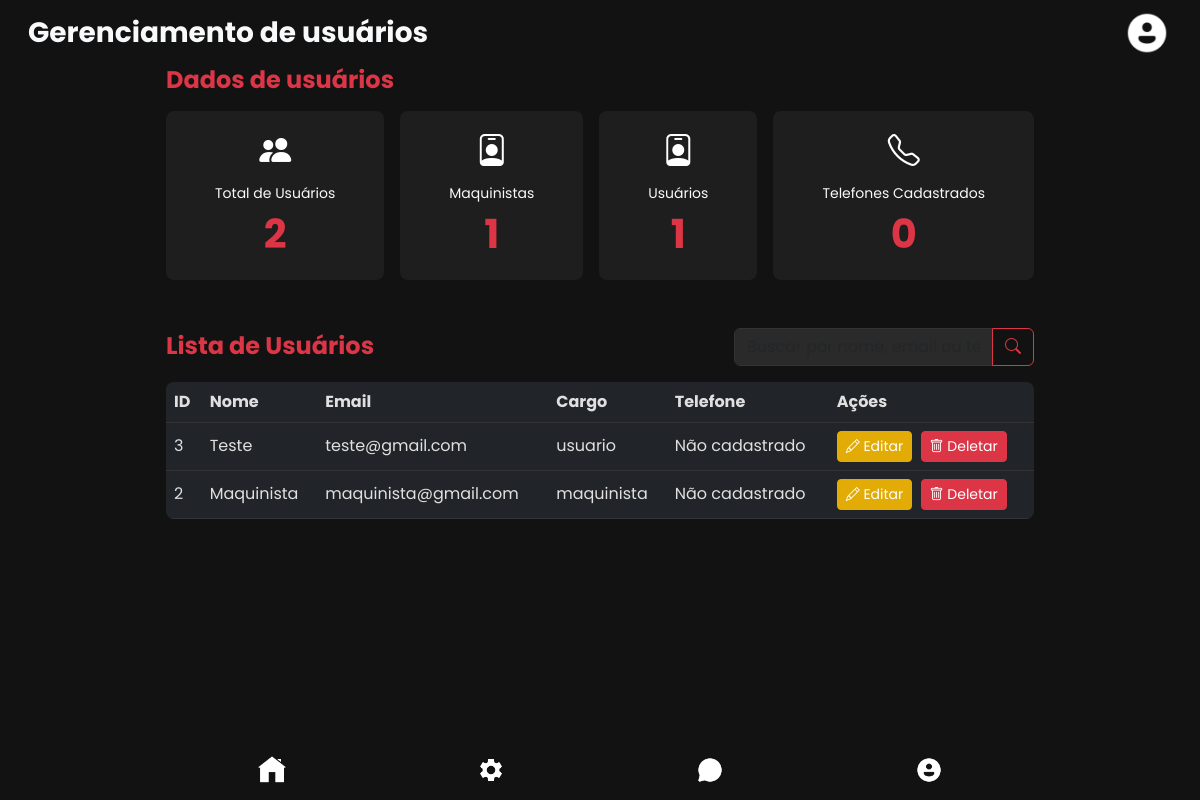
Screenshot of /public/adm/usuarios.php (signed in) with the database file from the repository.
### tables this page shows
CREATE TABLE usuarios (
    id INT AUTO_INCREMENT PRIMARY KEY,
    nome VARCHAR(100) NOT NULL,
    email VARCHAR(100) NOT NULL,
    telefone VARCHAR(15),
    senha VARCHAR(255) NOT NULL,
    cargo ENUM('usuario', 'administrador', 'maquinista') NOT NULL DEFAULT 'usuario',
    foto VARCHAR(255) DEFAULT '../assets/img/perfil.png' NOT NULL
);

### public/adm/usuarios.php (the view, shortened to what this page needs)
<?php
require "../../config/bd.php";
$admin_id = $_SESSION['id'] ?? 0;
$stmt_total = $conn->prepare("SELECT COUNT(*) as total FROM usuarios WHERE id != ?");
$stmt_total->bind_param("i", $admin_id);
$stmt_total->execute();
$total_usuarios = $stmt_total->get_result()->fetch_assoc()['total'];
$stmt_maquinistas = $conn->prepare("SELECT COUNT(*) as total FROM usuarios WHERE cargo = 'Maquinista' AND id != ?");
$stmt_maquinistas->bind_param("i", $admin_id);
$stmt_maquinistas->execute();
$maquinistas = $stmt_maquinistas->get_result()->fetch_assoc()['total'];
$outros_usuarios = $total_usuarios - $maquinistas;
$stmt_telefones = $conn->prepare("SELECT COUNT(*) as total FROM usuarios WHERE telefone IS NOT NULL AND telefone != '' AND id != ?");
$stmt_telefones->bind_param("i", $admin_id);
$stmt_telefones->execute();
$telefones_cadastrados = $stmt_telefones->get_result()->fetch_assoc()['total'];
$busca = $_GET['busca'] ?? '';
$where_clause = "WHERE u.id != ? AND (u.nome LIKE ? OR u.email LIKE ? OR u.telefone LIKE ?)";
$params = [$admin_id, "%$busca%", "%$busca%", "%$busca%"];
$types = "isss";
$stmt_usuarios = $conn->prepare("SELECT u.id, u.nome, u.email, u.telefone, u.cargo
                                     FROM usuarios u $where_clause
                                     ORDER BY u.id DESC
                                     LIMIT 20");
$stmt_usuarios->bind_param($types, ...$params);
$stmt_usuarios->execute();
$usuarios = $stmt_usuarios->get_result()->fetch_all(MYSQLI_ASSOC);
?>
<!DOCTYPE html>
<html lang="pt-BR">
<head>
    <link href="https://cdn.jsdelivr.net/npm/bootstrap@5.3.0/dist/css/bootstrap.min.css" rel="stylesheet" />
    <link rel="stylesheet" href="https://cdn.jsdelivr.net/npm/bootstrap-icons@1.11.0/font/bootstrap-icons.css">
</head>
<body>
    <header class="bg-transparent">
        <nav class="navbar navbar-expand-lg navbar-dark bg-transparent px-3 py-2">
            <div class="container-fluid">
                <div class="d-flex justify-content-between align-items-center w-100">
                    <div class="text-oi">
                        <h1 class="text-light fw-bold mb-0 fs-3"> Gerenciamento de usuários </h1>
                    </div>
                    <div class="pfp">
                        <img src="<?php echo htmlspecialchars($_SESSION['foto'] ?? '../../assets/img/perfil.png'); ?>" alt="Foto de perfil" class="pfp-img" />
                    </div>
                </div>
            </div>
        </nav>
    </header>
    <main class="container px-3" style="max-width: 900px; margin-bottom: 2rem;">
        <div class="stats mb-5">
            <div class="stats-titulo mb-3">
                <h3 class="text-danger fw-bold fs-4"> Dados de usuários </h3>
            </div>
            <div class="stats-grid d-flex flex-wrap justify-content-between gap-3">
                <div class="card card-hover d-flex flex-column align-items-center text-center rounded-3 flex-fill p-3">
                    <div class="stat-icon mb-2">
                        <i class="bi bi-people-fill"></i>
                    </div>
                    <div class="stat-text w-100">
                        <div class="stat-label text-light small">Total de Usuários</div>
                        <div class="stat-number"><?php echo number_format($total_usuarios); ?></div>
                    </div>
                </div>
                <div class="card card-hover d-flex flex-column align-items-center text-center rounded-3 flex-fill p-3">
                    <div class="stat-icon mb-2">
                        <i class="bi bi-person-badge"></i>
                    </div>
                    <div class="stat-text w-100">
                        <div class="stat-label text-light small">Maquinistas</div>
                        <div class="stat-number"><?php echo number_format($maquinistas); ?></div>
                    </div>
                </div>
                <div class="card card-hover d-flex flex-column align-items-center text-center rounded-3 flex-fill p-3">
                    <div class="stat-icon mb-2">
                        <i class="bi bi-person-badge"></i>
                    </div>
                    <div class="stat-text w-100">
                        <div class="stat-label text-light small">Usuários</div>
                        <div class="stat-number"><?php echo number_format($outros_usuarios); ?></div>
                    </div>
                </div>
                <div class="card card-hover d-flex flex-column align-items-center text-center rounded-3 flex-fill p-3">
                    <div class="stat-icon mb-2">
                        <i class="bi bi-telephone"></i>
                    </div>
                    <div class="stat-text w-100">
                        <div class="stat-label text-light small">Telefones Cadastrados</div>
                        <div class="stat-number"><?php echo number_format($telefones_cadastrados); ?></div>
                    </div>
                </div>
            </div>
        </div>
        <div class="atividades mb-5">
            <div class="d-flex justify-content-between align-items-center mb-3">
                <h3 class="text-danger fw-bold fs-4 mb-0">Lista de Usuários</h3>
                <div class="input-group" style="max-width: 300px;">
                    <input type="text" class="form-control" id="buscaInput" placeholder="Buscar por nome, email ou telefone..." value="<?php echo htmlspecialchars($busca); ?>">
                    <button class="btn btn-outline-danger" type="button" onclick="filtrarUsuarios()"><i class="bi bi-search"></i></button>
                </div>
            </div>
            <div class="table-responsive">
                <table class="table table-dark table-hover rounded-3 overflow-hidden" id="usuariosTable">
                    <thead>
                        <tr>
                            <th scope="col">ID</th>
                            <th scope="col">Nome</th>
                            <th scope="col">Email</th>
                            <th scope="col">Cargo</th>
                            <th scope="col">Telefone</th>
                            <th scope="col">Ações</th>
                        </tr>
                    </thead>
                    <tbody>
                        <?php if (!empty($usuarios)): ?>
                            <?php foreach ($usuarios as $usuario): ?>
                                <tr data-nome="<?php echo strtolower($usuario['nome']); ?>" data-email="<?php echo strtolower($usuario['email']); ?>" data-telefone="<?php echo strtolower($usuario['telefone']); ?>">
                                    <td><?php echo $usuario['id']; ?></td>
                                    <td><?php echo htmlspecialchars($usuario['nome']); ?></td>
                                    <td><?php echo htmlspecialchars($usuario['email']); ?></td>
                                    <td><?php echo htmlspecialchars($usuario['cargo']); ?></td>
                                    <td><?php echo htmlspecialchars($usuario['telefone'] ?? 'Não cadastrado'); ?></td>
                                    <td>
                                        <button class="btn btn-sm btn-warning me-1" onclick="editarUsuario(<?php echo $usuario['id']; ?>, '<?php echo htmlspecialchars(addslashes($usuario['nome'])); ?>', '<?php echo htmlspecialchars(addslashes($usuario['email'])); ?>', '<?php echo htmlspecialchars(addslashes($usuario['telefone'] ?? '')); ?>', '<?php echo htmlspecialchars(addslashes($usuario['cargo'])); ?>')">
                                            <i class="bi bi-pencil"></i> Editar
                                        </button>
                                        <form method="POST" action="model/delete_user.php?id=<?php echo $usuario['id']; ?>" style="display: inline;" onsubmit="return confirm('Deletar este usuário? Ação irreversível!');">
                                            <button type="submit" class="btn btn-sm btn-danger"><i class="bi bi-trash"></i> Deletar</button>
                                        </form>
                                    </td>
                                </tr>
                            <?php endforeach; ?>
                        <?php else: ?>
                            <tr>
                                <td colspan="6" class="text-center text-light">Nenhum usuário encontrado.</td>
                            </tr>
                        <?php endif; ?>
                    </tbody>
                </table>
            </div>
        </div>
    </main>
    <footer class="rodape position-fixed bottom-0 w-100 py-2 px-3" role="contentinfo" aria-label="Menu de navegação inferior">
        <div class="container d-flex justify-content-around align-items-center" style="max-width: 900px;">
            <a href="home.php" class="footer-icon text-center text-decoration-none p-2" aria-label="Início">
                <img src="../../assets/img/casa.png" alt="Início" />
            </a>
            <a href="gerenciamento.php" class="footer-icon text-center text-decoration-none p-2" aria-label="Gerenciamento">
                <img src="../../assets/img/gerenciamento.png" alt="Gerenciamento" />
            </a>
            <a href="chat.php" class="footer-icon text-center text-decoration-none p-2" aria-label="Chat">
                <img src="../../assets/img/chat.png" alt="Chat" />
            </a>
            <a href="perfil.php" class="footer-icon text-center text-decoration-none p-2" aria-label="Perfil">
                <img src="../../assets/img/perfil.png" alt="Perfil" />
            </a>
        </div>
    </footer>
</body>
</html>

### public/adm/usuarios.php (style rules this page uses)
body { font-family: 'Poppins', sans-serif; background-color: #121212; color: #e0e0e0; min-height: 100vh; padding-bottom: 70px; }
.card-hover { background-color: #1e1e1e !important; transition: background-color 0.3s ease; border: none; }
.pfp-img { width: 50px; height: 50px; object-fit: cover; border-radius: 50%; border: 2px solid transparent; transition: border-color 0.3s ease; }
.footer-icon img { width: 28px; height: 28px; filter: brightness(0) invert(1); transition: filter 0.3s ease; }
.rodape { background-color: #121212; border: none; box-shadow: none; z-index: 1000; }
.stat-number { font-size: 2.5rem; font-weight: bold; color: #dc3545; }
.stat-icon i { font-size: 2rem; color: #fff; }
.table-dark { background-color: #1e1e1e; }
.table-dark th, .table-dark td { border-color: #333; color: #e0e0e0; vertical-align: middle; }
.table-dark .btn { white-space: nowrap; }
.form-control, .form-select { background-color: #2a2a2a; border-color: #333; color: #e0e0e0; }
.btn-warning { background-color: #e2ab05ff; border-color: #e2ab05ff; color: #fff; }
.btn-danger { background-color: #dc3545; border-color: #dc3545; }

### rows the page displays
usuarios: id "3", nome "Teste", email "teste@gmail.com", cargo "usuario", telefone "Não cadastrado"
usuarios: id "2", nome "Maquinista", email "maquinista@gmail.com", cargo "maquinista", telefone "Não cadastrado"

### other values shown
$total_usuarios "2"
$maquinistas "1"
$outros_usuarios "1"
$telefones_cadastrados "0"
